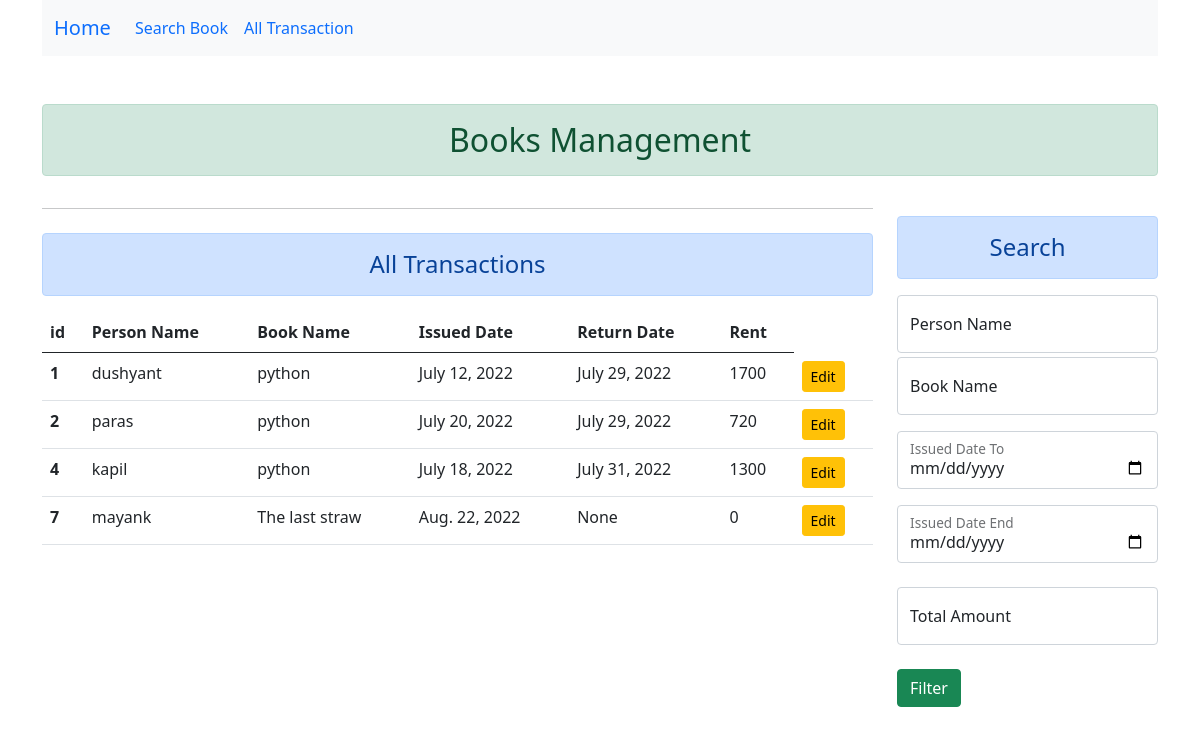
Screenshot of /books/all/transactions/ with the database file from the repository.
### base/models.py (models this page shows, shortened)
class Transaction(models.Model):
    person_name = models.CharField(max_length=150,null=True, blank=True)
    book = models.ForeignKey(Book,on_delete=models.CASCADE)
    issued_date = models.DateField(auto_now=False, auto_now_add=False, null=True,blank=True)
    return_date = models.DateField(auto_now=False, auto_now_add=False, null=True,blank=True)
    total_rent = models.CharField(max_length=50,blank=True, null=True)

class Book(models.Model):
    book_name = models.CharField(max_length=150, null=False, blank=False)
    category = models.CharField(max_length=150,null=False, blank=False )
    rent_per_day = models.CharField(max_length=150,null=False, blank=False )
    def __str__(self):
        return self.book_name

### base/views.py (the view)
# urls.py: path('books/all/transactions/', views.alltransactions, name='alltransactions'),
def alltransactions(request):
    transactions = Transaction.objects.all()
    if request.method == "GET":
        person_name = request.GET.get('person_name')
        book = request.GET.get('book')
        issued_date_to = request.GET.get('issued_date_to')
        issued_date_end = request.GET.get('issued_date_end')
        if person_name != '':
            form = Transaction.objects.filter(person_name=person_name)
        if book != '':
            form = Transaction.objects.filter(book__book_name=book,)
        if issued_date_to != None or issued_date_end != None:
            form = Transaction.objects.filter(issued_date__gte=issued_date_to , issued_date__lte=issued_date_end)
    return render(request,'alltransaction.html',{'transactions':transactions,'form':form})

### base/templates/alltransaction.html (shortened to what this page needs)
{% extends 'base.html' %}
{% block content %}
<div class="row">
    <div class="col-sm-9 ">
        <hr>
        {% if transactions %}
        <h4 class="text-center alert alert-primary mt-4">All Transactions</h4>
        <table class="table">
          <thead>
            <tr>
              <th scope="col">id</th>
              <th scope="col">Person Name</th>
              <th scope="col">Book Name</th>
              <th scope="col">Issued Date</th>
              <th scope="col">Return Date</th>
              <th scope="col">Rent</th>
            </tr>
          </thead>
          <tbody>
            {% for bk in transactions %}
            <tr>
              <th scope="row">{{bk.id}}</th>
              <td>{{bk.person_name}}</td>
              <td>{{bk.book}}</td>
              <td>{{bk.issued_date}}</td>
              <td>{{bk.return_date}}</td>
              <td>{{bk.total_rent}}</td>
              <td >
                <a class="btn btn-warning btn-sm" href="{% url 'updatetransaction' bk.id %}">Edit</a>
              </td>
            </tr>
            {% endfor %}
          </tbody>
        </table>
        {% else %}
        <h4 class="text-center">No Record Found</h4>
        {% endif %}
    </div>
    <div class="col-sm-3">
        <h4 class="text-center alert alert-primary mt-4">Search</h4>
        <form action="" method="GET">
            <div class="form-floating mb-1 ">
              <input type="text" class="form-control" name="person_name" id="floatingInput" placeholder="Your Name">
              <label for="floatingInput">Person Name</label>
            </div>
            <div class="form-floating mb-3 ">
                <input type="text" class="form-control" name="book" id="floatingInput" placeholder="Book Name" >
                <label for="floatingInput">Book Name</label>
              </div>
            <div class="form-floating mb-3">
                <input type="date" class="form-control" name="issued_date_to" id="floatingInput" placeholder="issue date">
                <label for="floatingInput">Issued Date To</label>
              </div>
              <div class="form-floating">
                <input type="date" class="form-control" name="issued_date_end" id="floatingInput" placeholder="return date">
                <label for="floatingPassword">Issued Date End</label>
              </div>
              <br>
              <div class="form-floating">
                <input type="text" class="form-control" name="total_rent" id="floatingInput" placeholder="">
                <label for="floatingPassword">Total Amount</label>
              </div>
              <br>
              <button class="btn btn-success" type="submit">Filter</button>
        </form>
    </div>
</div>
{% endblock content %}

### base/templates/base.html (shortened to what this page needs)
<!doctype html>
<html lang="en">
  <head>
    <link href="https://cdn.jsdelivr.net/npm/bootstrap@5.0.2/dist/css/bootstrap.min.css" rel="stylesheet">
  </head>
  <body>
    <div class="container">
        <nav class="navbar navbar-expand-lg bg-light">
            <div class="container-fluid">
              <a class="navbar-brand" href="{%url 'home' %}">Home</a>
              <div class="collapse navbar-collapse" id="navbarNav">
                <ul class="navbar-nav">
                  <li class="nav-item">
                    <a class="nav-link active" aria-current="page" href="{%url 'searchbook'  %}">Search Book</a>
                  </li>
                </ul>
                <ul class="navbar-nav">
                  <li class="nav-item">
                    <a class="nav-link active" aria-current="page" href="{%url 'alltransactions'  %}">All Transaction</a>
                  </li>
                </ul>
              </div>
            </div>
          </nav>
        <h2 class="text-center alert alert-success mt-5">Books Management</h2>
        {% block content %}{% endblock content %}
    </div>
  </body>
</html>

### rows the page displays
Transaction: id "1", person_name "dushyant", book "python", issued_date "July 12, 2022", return_date "July 29, 2022", total_rent "1700"
Transaction: id "2", person_name "paras", book "python", issued_date "July 20, 2022", return_date "July 29, 2022", total_rent "720"
Transaction: id "4", person_name "kapil", book "python", issued_date "July 18, 2022", return_date "July 31, 2022", total_rent "1300"
Transaction: id "7", person_name "mayank", book "The last straw", issued_date "Aug. 22, 2022", return_date "None", total_rent "0"
